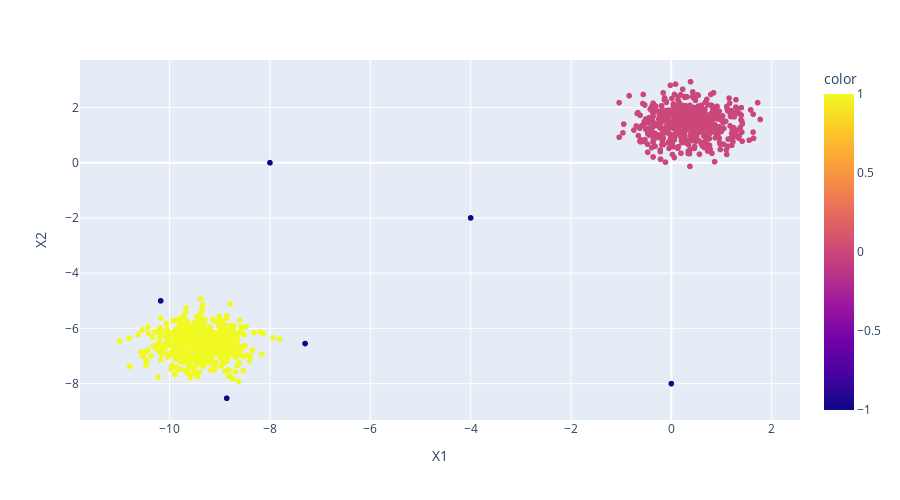

Notebook cell for this chart:
### Code cell
display_categories(dbscan_model,two_blobs_outliers)

### Figure 1 — Plotly figure (JSON) as saved in the notebook; plotly's stock layout.template omitted (floating-point values rounded to 4 significant figures; data arrays with more than 128 entries replaced by an {"elided": "..."} marker saying what was removed)
{"data": [{"hovertemplate": "X1=%{x}<br>X2=%{y}<br>color=%{marker.color}<extra></extra>", "legendgroup": "", "marker": {"color": {"elided": "1003 int values"}, "coloraxis": "coloraxis", "symbol": "circle"}, "mode": "markers", "name": "", "showlegend": false, "type": "scattergl", "x": {"elided": "1003 float values"}, "xaxis": "x", "y": {"elided": "1003 float values"}, "yaxis": "y"}], "layout": {"coloraxis": {"colorbar": {"title": {"text": "color"}}, "colorscale": [[0, "#0d0887"], [0.1111, "#46039f"], [0.2222, "#7201a8"], [0.3333, "#9c179e"], [0.4444, "#bd3786"], [0.5556, "#d8576b"], [0.6667, "#ed7953"], [0.7778, "#fb9f3a"], [0.8889, "#fdca26"], [1, "#f0f921"]]}, "height": 500, "legend": {"tracegroupgap": 0}, "margin": {"t": 60}, "xaxis": {"anchor": "y", "domain": [0, 1], "title": {"text": "X1"}}, "yaxis": {"anchor": "x", "domain": [0, 1], "title": {"text": "X2"}}}}
